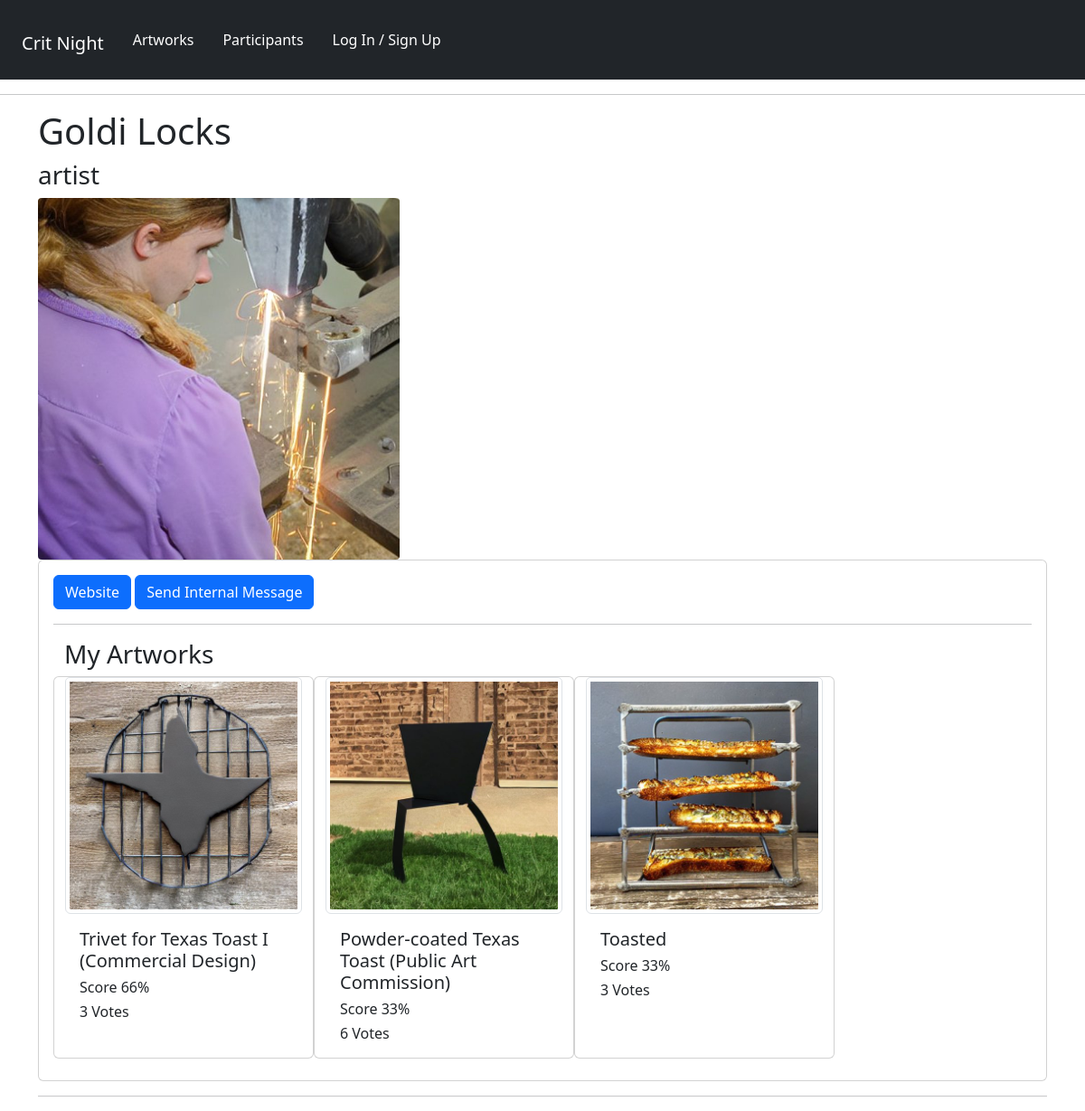
Before: /panelists/profile/677f3e27-bc32-44ae-bc8d-9ecae8afab0b/ with the older database file.
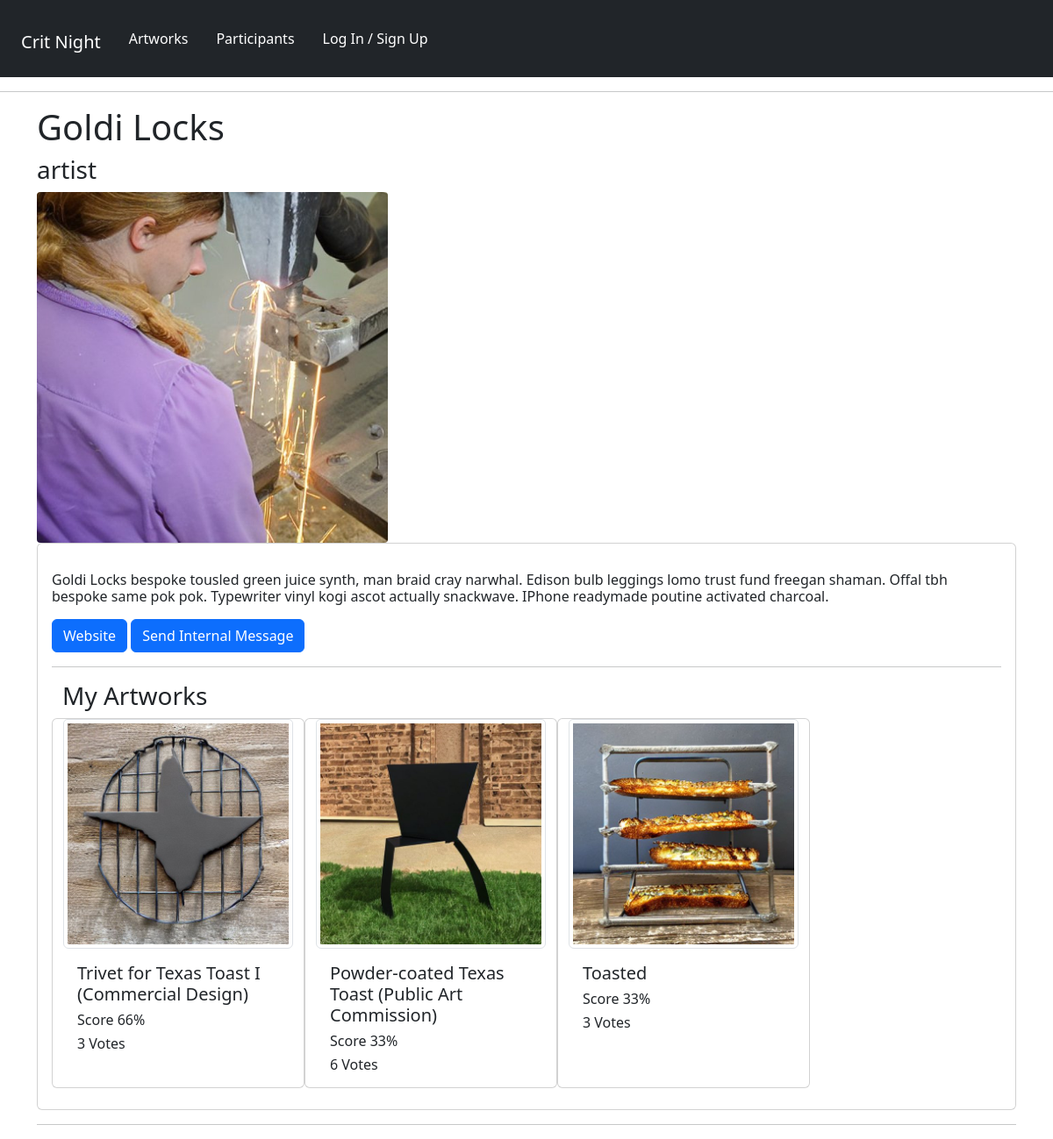
After: the same page with the newer database file.
### panelists/models.py (models this page shows, shortened)
class Profile(models.Model):
    user = models.OneToOneField(User, on_delete=models.CASCADE, null=True, blank=True)
    name = models.CharField(max_length=200, null=True, blank=True)
    ROLE_TYPE = (
        ("moderator", "Moderator"),
        ("artist", "Artist"),
    )
    role = models.CharField(max_length=200, null=True, choices=ROLE_TYPE)
    media = models.CharField(max_length=200, null=True, blank=True)
    email = models.EmailField(max_length=500, null=True, blank=True)
    username = models.CharField(max_length=200, null=True, blank=True)
    pronouns = models.CharField(max_length=200, null=True, blank=True)
    brief_bio = models.TextField(max_length=1500, null=True, blank=True)
    profile_image = models.ImageField(
        null=True,
        blank=True,
        upload_to="profiles/",
        default="profiles/default-profile.png",
    )
    website = models.CharField(max_length=200, null=True, blank=True)
    social_insta = models.CharField(max_length=200, blank=True, null=True)
    social_twitter = models.CharField(max_length=200, blank=True, null=True)
    social_other = models.CharField(max_length=200, blank=True, null=True)
    created = models.DateTimeField(auto_now_add=True)
    id = models.UUIDField(
        default=uuid.uuid4, unique=True, primary_key=True, editable=False
    )

### panelists/views.py (the view)
# urls.py: path("profile/<str:pk>/", views.userProfile, name="user-profile"),
def userProfile(request, pk):
    profile = Profile.objects.get(id=pk)
    context = {"profile": profile}
    return render(request, "panelists/user-profile.html", context)

### panelists/templates/panelists/user-profile.html (shortened to what this page needs)
{% extends 'main.html' %}
{% block content %}
  <div class="container-md">
    <h1>{{profile.name}}</h1>
    <h3>{{profile.role}}</h3>
    <img src="{{ profile.profile_image.url }}" style="max-width: 400px; border-radius: 1%;" class="card-img-top" alt="profile image" />
      <div class="card">
        <div class="card-body">
          {% if profile.brief_bio %}
            <p class="card-text">
                <h6 class="card-text">{{profile.brief_bio}}</h6>
            </p>
          {% endif %}
              <a href="{{profile.website}}" target="_blank" button type="button" class="btn btn-primary">Website</a>
              {% if request.profile.id != profile.id %}
                <a href="{% url 'create-message' profile.id %}" button type="button" class="btn btn-primary">Send Internal Message</button></a>
              <hr>
              {% endif %}
          <div class="container">
            <h3>My Artworks<h3>
              <div class="row row-cols-1 row-cols-md-3 g-4">
              {% for artwork in profile.artwork_set.all %}
              <div class="card" style="width: 18rem;">
                          <img src="{{ artwork.featured_image.url }}" class="card-img-top img-thumbnail"  alt="detail of artwork">
                          <div class="card-body">
                              <h5 class="card-title">{{artwork.title}}</h5>
                          <h6 class="card-text">Score {{artwork.vote_ratio}}%</h6>
                          <h6 class="card-text">{{artwork.vote_total}} Vote{{artwork.vote_total|pluralize:"s"}}</h6>
                      </div>
                  </div>
              {% endfor %}
            </div>
        </div>
    </div>
  </div>
{% endblock %}

Changed rows visible on the page:
changed Profile "Goldi Locks": brief_bio (not shown) → "Goldi Locks bespoke tousled green juice synth, man braid cray narwhal. Edison bulb leggings lomo trust fund freegan shaman. Offal tbh bespoke same pok pok. Typewriter vinyl kogi ascot actually snackwave. IPhone readymade poutine activated charcoal."
